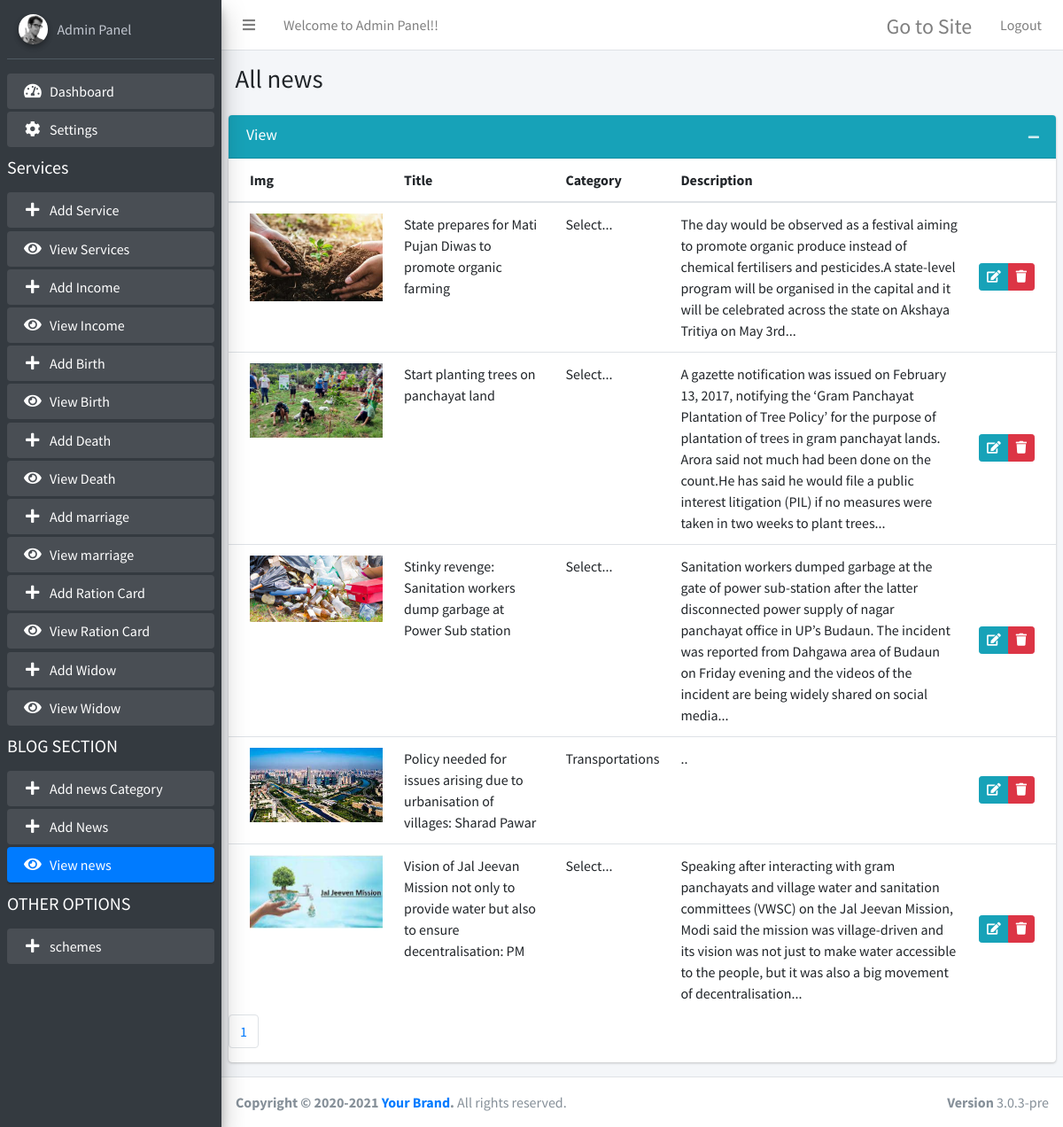
/admin/view-blog.php (signed in), run on the app's committed database.
### tables this page shows
CREATE TABLE `blog` (
  `id` int(100) NOT NULL,
  `title` varchar(1000) DEFAULT NULL,
  `category` varchar(255) DEFAULT NULL,
  `descrip` varchar(10000) DEFAULT NULL,
  `img` varchar(100) DEFAULT NULL,
  `url` varchar(255) DEFAULT NULL,
  `date` varchar(100) DEFAULT NULL,
  `status` varchar(10) DEFAULT NULL
);

### admin/view-blog.php (the view, shortened to what this page needs)
<?php
include 'conn.php';
?>
<!DOCTYPE html>
<html>
<head>
  <link rel="stylesheet" href="plugins/fontawesome-free/css/all.min.css">
  <link rel="stylesheet" href="https://code.ionicframework.com/ionicons/2.0.1/css/ionicons.min.css">
  <link rel="stylesheet" href="dist/css/adminlte.min.css">
  <link rel="stylesheet" href="plugins/summernote/summernote-bs4.css">
</head>
<body class="hold-transition sidebar-mini">
<div class="wrapper">
   <?php include"topbar.php"; ?>
  <?php include"sidebar.php"; ?>
<?php
$limit = 10;
if (isset($_GET["page"])) {
	$page  = $_GET["page"];
	}
	else{
	$page=1;
	};
$serial = ($page-1) * $limit;
    $resultt = mysqli_query($con,"SELECT * FROM blog ORDER BY id DESC LIMIT $serial, $limit");
?>
  <div class="content-wrapper">
    <section class="content-header">
      <div class="container-fluid">
        <div class="row mb-2">
          <div class="col-sm-6">
            <h1>All news</h1>
          </div>
        </div>
      </div>
    </section>
    <section class="content">
      <div class="row">
        <div class="col-md-12">
          <div class="card card-info">
            <div class="card-header">
              <h3 class="card-title">View</h3>
              <div class="card-tools">
                <button type="button" class="btn btn-tool" data-card-widget="collapse" data-toggle="tooltip" title="Collapse">
                  <i class="fas fa-minus"></i></button>
              </div>
            </div>
            <div class="card-body p-0">
              <table class="table">
                <thead>
                  <tr>
                    <th>Img</th>
                    <th>Title</th>
                    <th>Category</th>
					<th>Description</th>
                    <th></th>
                  </tr>
                </thead>
                <tbody>
				<?php
			while ($roww = mysqli_fetch_array($resultt)) {
			?>
				  <tr>
					<td><img style="width:150px;" src="images/blog/<?php echo $roww["img"]; ?>"></td>
                    <td><?php echo $roww["title"]; ?></td>
                    <td><?php echo $roww["category"]; ?></td>
					<td><?php $dec = $roww['descrip'];
								$removetag = strip_tags($dec);
								$trim = $string = substr($removetag,0,600);
								echo $trim ; ?>..</td>
                    <td class="text-right py-0 align-middle">
                      <div class="btn-group btn-group-sm">
						<a href="add-blog.php?edit=<?php echo $roww["id"]; ?>" onclick="return confirm('Are you sure?')"  class="btn btn-info"><i class="fas fa-edit"></i></a>
                        <a href="view-blog.php?delete_id=<?php echo $roww["id"]; ?>" onclick="return confirm('Are you sure?')" class="btn btn-danger"><i class="fas fa-trash"></i></a>
                      </div>
                    </td>
                </tr>
			<?php
			}
			?>
				</tbody>
              </table>
            </div>
			 <?php
			$result_db = mysqli_query($con,"SELECT COUNT(id) FROM blog");
		$row_db = mysqli_fetch_row($result_db);
		$total_records = $row_db[0];
		$total_pages = ceil($total_records / $limit);
		$pagLink = "<ul class='pagination'>";
		for ($i=1; $i<=$total_pages; $i++) {
					  $pagLink .= "<li class='page-item'><a class='page-link' href='view-blog.php?page=".$i."'>".$i."</a></li>";
		}
		echo $pagLink . "</ul>";
		?>
          </div>
        </div>
      </div>
    </section>
  </div>
 <?php include"footer.php"; ?>
</div>
</body>
</html>

### data on the page
blog: img (picture), title "State prepares for Mati Pujan Diwas to promote organic farming", category "Select...", descrip "The day would be observed as a festival aiming to promote organic produce instead of chemical fertilisers and pesticides.A state-level program will be organised in the capital and it will be celebrated across the state on Akshaya Tritiya on May 3rd."
blog: img (picture), title "Start planting trees on panchayat land", category "Select...", descrip "A gazette notification was issued on February 13, 2017, notifying the ‘Gram Panchayat Plantation of Tree Policy’ for the purpose of plantation of trees in gram panchayat lands. Arora said not much had been done on the count.He has said he would file a public interest litigation (PIL) if no measures were taken in two weeks to plant trees."
blog: img (picture), title "Stinky revenge: Sanitation workers dump garbage at Power Sub station", category "Select...", descrip "Sanitation workers dumped garbage at the gate of power sub-station after the latter disconnected power supply of nagar panchayat office in UP’s Budaun. The incident was reported from Dahgawa area of Budaun on Friday evening and the videos of the incident are being widely shared on social media."
blog: img (picture), title "Policy needed for issues arising due to urbanisation of villages: Sharad Pawar", category "Transportations"
blog: img (picture), title "Vision of Jal Jeevan Mission not only to provide water but also to ensure decentralisation: PM", category "Select...", descrip "Speaking after interacting with gram panchayats and village water and sanitation committees (VWSC) on the Jal Jeevan Mission, Modi said the mission was village-driven and its vision was not just to make water accessible to the people, but it was also a big movement of decentralisation."
